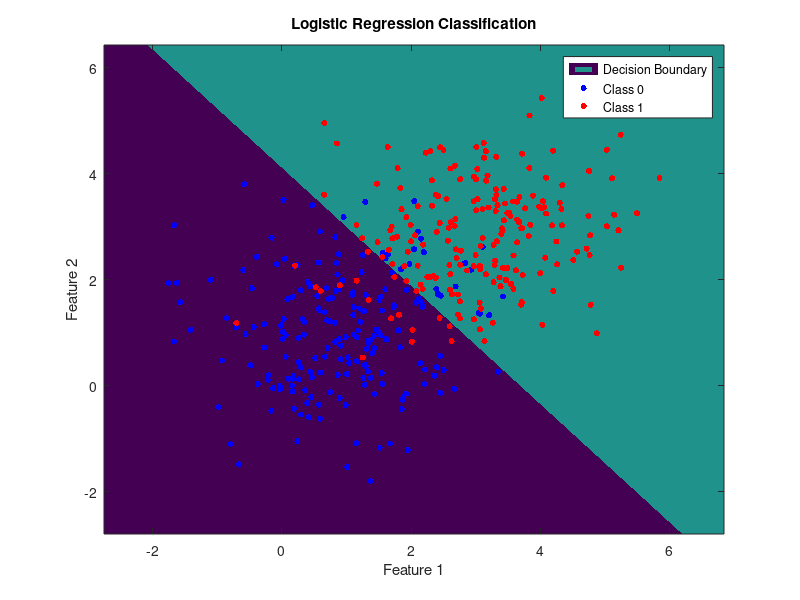

MATLAB code for this plot:
% Logistic Regression Classification Demo
% BuyPolar Capital - Classical ML Series (MATLAB)

%% Simulate 2D classification data
rng(1);
N = 200;
X1 = randn(N,2) + [1,1];
X2 = randn(N,2) + [3,3];
X = [X1; X2];
y = [zeros(N,1); ones(N,1)];

%% Add intercept term
X_aug = [ones(size(X,1),1), X];

%% Fit logistic regression (closed form using IRLS - basic Newton-Raphson)
w = zeros(size(X_aug,2),1);
for iter = 1:10
    p = 1 ./ (1 + exp(-X_aug*w));
    W = diag(p .* (1 - p));
    z = X_aug*w + W\(y - p);
    w = (X_aug' * W * X_aug) \ (X_aug' * W * z);
end

%% Grid for decision boundary
[x1g,x2g] = meshgrid(linspace(min(X(:,1))-1,max(X(:,1))+1,100), linspace(min(X(:,2))-1,max(X(:,2))+1,100));
Xg = [ones(numel(x1g),1), x1g(:), x2g(:)];
pred_grid = reshape(1./(1 + exp(-Xg*w)), size(x1g));

%% Plot decision boundary
if ~exist('plots', 'dir')
    mkdir('plots');
end

figure;
contourf(x1g,x2g,pred_grid,[0 0.5 1],'LineColor','none'); hold on;
scatter(X1(:,1), X1(:,2), 20, 'b', 'filled');
scatter(X2(:,1), X2(:,2), 20, 'r', 'filled');
title('Logistic Regression Classification');
xlabel('Feature 1'); ylabel('Feature 2'); legend('Decision Boundary','Class 0','Class 1');

print(gcf, fullfile('plots','logistic_regression_classification'), '-dpdf');

disp('Logistic regression classification complete.');
